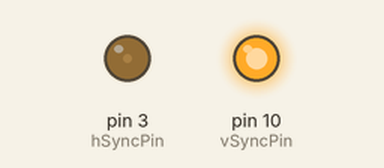
Recording of a sketch running on a simulated Arduino Uno, built with avr-gcc and run on an emulated ATmega328P. Parts: output pins drawn as LEDs (lit = HIGH). Sleep ends after the set time or at an interrupt; what the sketch prints to the serial monitor is not drawn.

Above: at 0.1 s.
At 4.2 s:
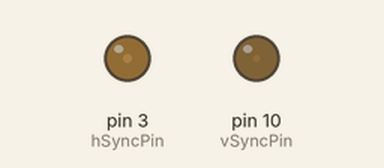
Timing chart, 0 to 5.7 s (numbered marks = the images above):
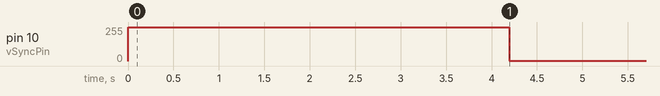

The sketch:

VGA.ino
```cpp
/*
 VGA video generation

 Author:   Nick Gammon
 Date:     20th April 2012

 Example code without I2C communications.

 Connections:

 D1 : Pixel output (180 ohms in series) (connect to R, G, B tied together)   --> Pins 1, 2, 3 on DB15 socket
 D3 : Horizontal Sync (68 ohms in series) --> Pin 13 on DB15 socket
 D10 : Vertical Sync (68 ohms in series) --> Pin 14 on DB15 socket

 Gnd : --> Pins 5, 6, 7, 8, 10 on DB15 socket

*/

#include "TimerHelpers.h"
#include <avr/pgmspace.h>
#include "screenFont.h"
#include <avr/sleep.h>

#define BETA_ARDUINO ARDUINO < 100

const byte pixelPin = 1;     // <------- Pixel data
const byte hSyncPin = 3;     // <------- HSYNC
const byte MSPIM_SCK = 4;    // <-- we aren't using it directly
const byte vSyncPin = 10;    // <------- VSYNC

const int horizontalBytes = 20;  // 160 pixels wide
const int verticalPixels = 480;  // 480 pixels high

const byte i2cAddress = 42;

// Timer 1 - Vertical sync

// output    OC1B   pin 16  (D10) <------- VSYNC

//   Period: 16.64 ms (60 Hz)
//      1/60 * 1e6 = 16666.66 µs
//   Pulse for 64 µs  (2 x HSync width of 32 µs)
//    Sync pulse: 2 lines
//    Back porch: 33 lines
//    Active video: 480 lines
//    Front porch: 10 lines
//       Total: 525 lines

// Timer 2 - Horizontal sync

// output    OC2B   pin 5  (D3)   <------- HSYNC

//   Period: 32 µs (31.25 kHz)
//      (1/60) / 525 * 1e6 = 31.74 µs
//   Pulse for 4 µs (96 times 39.68 ns)
//    Sync pulse: 96 pixels
//    Back porch: 48 pixels
//    Active video: 640 pixels
//    Front porch: 16 pixels
//       Total: 800 pixels

// Pixel time =  ((1/60) / 525 * 1e9) / 800 = 39.68  ns
//  frequency =  1 / (((1/60) / 525 * 1e6) / 800) = 25.2 MHz

// However in practice, it is the SPI speed, namely a period of 125 ns
//     (that is 2 x system clock speed)
//   giving an 8 MHz pixel frequency. Thus the characters are about 3 times too wide.
// Thus we fit 160 of "our" pixels on the screen in what usually takes 3 x 160 = 480

const byte screenFontHeight = 8;
const byte screenFontWidth = 8;

const int verticalLines = verticalPixels / screenFontHeight / 2;  // double-height characters
const int horizontalPixels = horizontalBytes * screenFontWidth;

const byte verticalBackPorchLines = 35;  // includes sync pulse?
const int verticalFrontPorchLines = 525 - verticalBackPorchLines;

volatile int vLine;
volatile int messageLine;
volatile byte backPorchLinesToGo;

char message [verticalLines]  [horizontalBytes];

// ISR: Vsync pulse
ISR (TIMER1_OVF_vect)
  {
  vLine = 0;
  messageLine = 0;
  backPorchLinesToGo = verticalBackPorchLines;
  } // end of TIMER1_OVF_vect

// ISR: Hsync pulse ... this interrupt merely wakes us up
ISR (TIMER2_OVF_vect)
  {
  } // end of TIMER2_OVF_vect

void setup()
  {

  // initial message ... change to suit
  for (int i = 0; i < verticalLines; i++)
    sprintf (message [i], "Line %03i - hello!", i);

  // disable Timer 0
  TIMSK0 = 0;  // no interrupts on Timer 0
  OCR0A = 0;   // and turn it off
  OCR0B = 0;

  // Timer 1 - vertical sync pulses
  pinMode (vSyncPin, OUTPUT);
  Timer1::setMode (15, Timer1::PRESCALE_1024, Timer1::CLEAR_B_ON_COMPARE);
  OCR1A = 259;  // 16666 / 64 µs = 260 (less one)
  OCR1B = 0;    // 64 / 64 µs = 1 (less one)
  TIFR1 = bit (TOV1);   // clear overflow flag
  TIMSK1 = bit (TOIE1);  // interrupt on overflow on timer 1

  // Timer 2 - horizontal sync pulses
  pinMode (hSyncPin, OUTPUT);
  Timer2::setMode (7, Timer2::PRESCALE_8, Timer2::CLEAR_B_ON_COMPARE);
  OCR2A = 63;   // 32 / 0.5 µs = 64 (less one)
  OCR2B = 7;    // 4 / 0.5 µs = 8 (less one)
  TIFR2 = bit (TOV2);   // clear overflow flag
  TIMSK2 = bit (TOIE2);  // interrupt on overflow on timer 2

  // Set up USART in SPI mode (MSPIM)

  // baud rate must be zero before enabling the transmitter
  UBRR0 = 0;  // USART Baud Rate Register
  pinMode (MSPIM_SCK, OUTPUT);   // set XCK pin as output to enable master mode
  UCSR0B = 0;
  UCSR0C = bit (UMSEL00) | bit (UMSEL01) | bit (UCPHA0) | bit (UCPOL0);  // Master SPI mode

  // prepare to sleep between horizontal sync pulses
  set_sleep_mode (SLEEP_MODE_IDLE);

}  // end of setup

// draw a single scan line
void doOneScanLine ()
  {

  // after vsync we do the back porch
  if (backPorchLinesToGo)
    {
    backPorchLinesToGo--;
    return;
    }  // end still doing back porch

  // if all lines done, do the front porch
  if (vLine >= verticalPixels)
    return;

  // pre-load pointer for speed
  const register byte * linePtr = &screen_font [ (vLine >> 1) & 0x07 ] [0];
  register char * messagePtr =  & (message [messageLine] [0] );

  // how many pixels to send
  register byte i = horizontalBytes;

  // turn transmitter on
  UCSR0B = bit (TXEN0);  // transmit enable (starts transmitting white)

  // blit pixel data to screen
  while (i--)
    UDR0 = pgm_read_byte (linePtr + (* messagePtr++));

  // wait till done
  while (!(UCSR0A & bit(TXC0)))
    {}

  // disable transmit
  UCSR0B = 0;   // drop back to black

  // this line done
  vLine++;

  // every 16 pixels it is time to move to a new line in our text
  //  (because we double up the characters vertically)
  if ((vLine & 0xF) == 0)
    messageLine++;

  }  // end of doOneScanLine

void loop()
  {
  // sleep to ensure we start up in a predictable way
  sleep_mode ();
  doOneScanLine ();
 }  // end of loop
```

TimerHelpers.h
```cpp
// (licence header left out)
#ifndef _TimerHelpers_h
#define _TimerHelpers_h

#if defined(ARDUINO) && ARDUINO >= 100
  #include "Arduino.h"
#else
  #include "WProgram.h"
#endif

/* ---------------------------------------------------------------
 Timer 0 setup
 --------------------------------------------------------------- */

namespace Timer0
{
  // TCCR0A, TCCR0B
  const byte Modes [8] [2] =
  {

  { 0,                         0 },            // 0: Normal, top = 0xFF
  { _BV (WGM00),               0 },            // 1: PWM, Phase-correct, top = 0xFF
  {               _BV (WGM01), 0 },            // 2: CTC, top = OCR0A
  { _BV (WGM00) | _BV (WGM01), 0 },            // 3: Fast PWM, top = 0xFF
  { 0,                         _BV (WGM02) },  // 4: Reserved
  { _BV (WGM00),               _BV (WGM02) },  // 5: PWM, Phase-correct, top = OCR0A
  {               _BV (WGM01), _BV (WGM02) },  // 6: Reserved
  { _BV (WGM00) | _BV (WGM01), _BV (WGM02) },  // 7: Fast PWM, top = OCR0A

  };  // end of Timer0::Modes

  // Activation
  // Note: T0 is pin 6, Arduino port: D4
  enum { NO_CLOCK, PRESCALE_1, PRESCALE_8, PRESCALE_64, PRESCALE_256, PRESCALE_1024, T0_FALLING, T0_RISING };

  // what ports to toggle on timer fire
  enum { NO_PORT = 0,

    // pin 12, Arduino port: D6
    TOGGLE_A_ON_COMPARE  = _BV (COM0A0),
    CLEAR_A_ON_COMPARE   = _BV (COM0A1),
    SET_A_ON_COMPARE     = _BV (COM0A0) | _BV (COM0A1),

    // pin 11, Arduino port: D5
    TOGGLE_B_ON_COMPARE  = _BV (COM0B0),
    CLEAR_B_ON_COMPARE   = _BV (COM0B1),
    SET_B_ON_COMPARE     = _BV (COM0B0) | _BV (COM0B1),
  };


  // choose a timer mode, set which clock speed, and which port to toggle
  void setMode (const byte mode, const byte clock, const byte port)
  {
  if (mode < 0 || mode > 7)  // sanity check
    return;

  // reset existing flags
  TCCR0A = 0;
  TCCR0B = 0;

  TCCR0A |= (Modes [mode] [0]) | port;
  TCCR0B |= (Modes [mode] [1]) | clock;
  }  // end of Timer0::setMode

}  // end of namespace Timer0

/* ---------------------------------------------------------------
 Timer 1 setup
 --------------------------------------------------------------- */

namespace Timer1
{
  // TCCR1A, TCCR1B
  const byte Modes [16] [2] =
  {

  { 0,                         0 },            // 0: Normal, top = 0xFFFF
  { _BV (WGM10),               0 },            // 1: PWM, Phase-correct, 8 bit, top = 0xFF
  {               _BV (WGM11), 0 },            // 2: PWM, Phase-correct, 9 bit, top = 0x1FF
  { _BV (WGM10) | _BV (WGM11), 0 },            // 3: PWM, Phase-correct, 10 bit, top = 0x3FF
  { 0,                         _BV (WGM12) },  // 4: CTC, top = OCR1A
  { _BV (WGM10),               _BV (WGM12) },  // 5: Fast PWM, 8 bit, top = 0xFF
  {               _BV (WGM11), _BV (WGM12) },  // 6: Fast PWM, 9 bit, top = 0x1FF
  { _BV (WGM10) | _BV (WGM11), _BV (WGM12) },  // 7: Fast PWM, 10 bit, top = 0x3FF
  { 0,                                       _BV (WGM13) },  // 8: PWM, phase and frequency correct, top = ICR1
  { _BV (WGM10),                             _BV (WGM13) },  // 9: PWM, phase and frequency correct, top = OCR1A
  {               _BV (WGM11),               _BV (WGM13) },  // 10: PWM, phase correct, top = ICR1A
  { _BV (WGM10) | _BV (WGM11),               _BV (WGM13) },  // 11: PWM, phase correct, top = OCR1A
  { 0,                         _BV (WGM12) | _BV (WGM13) },  // 12: CTC, top = ICR1
  { _BV (WGM10),               _BV (WGM12) | _BV (WGM13) },  // 13: reserved
  {               _BV (WGM11), _BV (WGM12) | _BV (WGM13) },  // 14: Fast PWM, TOP = ICR1
  { _BV (WGM10) | _BV (WGM11), _BV (WGM12) | _BV (WGM13) },  // 15: Fast PWM, TOP = OCR1A

  };  // end of Timer1::Modes

  // Activation
  // Note: T1 is pin 11, Arduino port: D5
  enum { NO_CLOCK, PRESCALE_1, PRESCALE_8, PRESCALE_64, PRESCALE_256, PRESCALE_1024, T1_FALLING, T1_RISING };

  // what ports to toggle on timer fire
  enum { NO_PORT = 0,

    // pin 15, Arduino port: D9
    TOGGLE_A_ON_COMPARE  = _BV (COM1A0),
    CLEAR_A_ON_COMPARE   = _BV (COM1A1),
    SET_A_ON_COMPARE     = _BV (COM1A0) | _BV (COM1A1),

    // pin 16, Arduino port: D10
    TOGGLE_B_ON_COMPARE  = _BV (COM1B0),
    CLEAR_B_ON_COMPARE   = _BV (COM1B1),
    SET_B_ON_COMPARE     = _BV (COM1B0) | _BV (COM1B1),
  };

  // choose a timer mode, set which clock speed, and which port to toggle
  void setMode (const byte mode, const byte clock, const byte port)
  {
  if (mode < 0 || mode > 15)  // sanity check
    return;

  // reset existing flags
  TCCR1A = 0;
  TCCR1B = 0;

  TCCR1A |= (Modes [mode] [0]) | port;
  TCCR1B |= (Modes [mode] [1]) | clock;
  }  // end of Timer1::setMode

}  // end of namespace Timer1

/* ---------------------------------------------------------------
 Timer 2 setup
 --------------------------------------------------------------- */

namespace Timer2
{
  // TCCR2A, TCCR2B
  const byte Modes [8] [2] =
  {

  { 0,                         0 },            // 0: Normal, top = 0xFF
  { _BV (WGM20),               0 },            // 1: PWM, Phase-correct, top = 0xFF
  {               _BV (WGM21), 0 },            // 2: CTC, top = OCR2A
  { _BV (WGM20) | _BV (WGM21), 0 },            // 3: Fast PWM, top = 0xFF
  { 0,                         _BV (WGM22) },  // 4: Reserved
  { _BV (WGM20),               _BV (WGM22) },  // 5: PWM, Phase-correct, top = OCR2A
  {               _BV (WGM21), _BV (WGM22) },  // 6: Reserved
  { _BV (WGM20) | _BV (WGM21), _BV (WGM22) },  // 7: Fast PWM, top = OCR2A

  };  // end of Timer2::Modes

  // Activation
  enum { NO_CLOCK, PRESCALE_1, PRESCALE_8, PRESCALE_32, PRESCALE_64, PRESCALE_128, PRESCALE_256, PRESCALE_1024 };

  // what ports to toggle on timer fire
  enum { NO_PORT = 0,

    // pin 17, Arduino port: D11
    TOGGLE_A_ON_COMPARE  = _BV (COM2A0),
    CLEAR_A_ON_COMPARE   = _BV (COM2A1),
    SET_A_ON_COMPARE     = _BV (COM2A0) | _BV (COM2A1),

    // pin 5, Arduino port: D3
    TOGGLE_B_ON_COMPARE  = _BV (COM2B0),
    CLEAR_B_ON_COMPARE   = _BV (COM2B1),
    SET_B_ON_COMPARE     = _BV (COM2B0) | _BV (COM2B1),
  };


  // choose a timer mode, set which clock speed, and which port to toggle
  void setMode (const byte mode, const byte clock, const byte port)
  {
  if (mode < 0 || mode > 7)  // sanity check
    return;

  // reset existing flags
  TCCR2A = 0;
  TCCR2B = 0;

  TCCR2A |= (Modes [mode] [0]) | port;
  TCCR2B |= (Modes [mode] [1]) | clock;
  }  // end of Timer2::setMode

}  // end of namespace Timer2

#endif
```

Source omitted: screenFont.h (data table, 13063 bytes)

Measured:
- by itself, pin 10 (vSyncPin): 255/255 → 1/255 at 4.2 s
